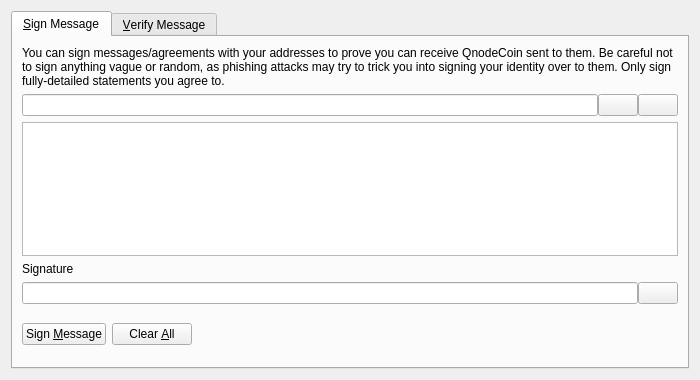
<?xml version="1.0" encoding="UTF-8"?>
<ui version="4.0">
 <class>SignVerifyMessageDialog</class>
 <widget class="QDialog" name="SignVerifyMessageDialog">
  <property name="geometry">
   <rect>
    <x>0</x>
    <y>0</y>
    <width>700</width>
    <height>380</height>
   </rect>
  </property>
  <property name="windowTitle">
   <string>Signatures - Sign / Verify a Message</string>
  </property>
  <property name="modal">
   <bool>true</bool>
  </property>
  <layout class="QVBoxLayout" name="verticalLayout">
   <item>
    <widget class="QTabWidget" name="tabWidget">
     <property name="currentIndex">
      <number>0</number>
     </property>
     <widget class="QWidget" name="tabSignMessage">
      <attribute name="title">
       <string>&amp;Sign Message</string>
      </attribute>
      <layout class="QVBoxLayout" name="verticalLayout_SM">
       <item>
        <widget class="QLabel" name="infoLabel_SM">
         <property name="text">
          <string>You can sign messages/agreements with your addresses to prove you can receive QnodeCoin sent to them. Be careful not to sign anything vague or random, as phishing attacks may try to trick you into signing your identity over to them. Only sign fully-detailed statements you agree to.</string>
         </property>
         <property name="textFormat">
          <enum>Qt::PlainText</enum>
         </property>
         <property name="wordWrap">
          <bool>true</bool>
         </property>
        </widget>
       </item>
       <item>
        <layout class="QHBoxLayout" name="horizontalLayout_1_SM">
         <property name="spacing">
          <number>0</number>
         </property>
         <item>
          <widget class="QValidatedLineEdit" name="addressIn_SM">
           <property name="toolTip">
            <string>The QnodeCoin address to sign the message with</string>
           </property>
          </widget>
         </item>
         <item>
          <widget class="QPushButton" name="addressBookButton_SM">
           <property name="toolTip">
            <string>Choose previously used address</string>
           </property>
           <property name="text">
            <string/>
           </property>
           <property name="shortcut">
            <string>Alt+A</string>
           </property>
           <property name="autoDefault">
            <bool>false</bool>
           </property>
          </widget>
         </item>
         <item>
          <widget class="QPushButton" name="pasteButton_SM">
           <property name="toolTip">
            <string>Paste address from clipboard</string>
           </property>
           <property name="text">
            <string/>
           </property>
           <property name="shortcut">
            <string>Alt+P</string>
           </property>
           <property name="autoDefault">
            <bool>false</bool>
           </property>
          </widget>
         </item>
        </layout>
       </item>
       <item>
        <widget class="QPlainTextEdit" name="messageIn_SM">
         <property name="toolTip">
          <string>Enter the message you want to sign here</string>
         </property>
        </widget>
       </item>
       <item>
        <widget class="QLabel" name="signatureLabel_SM">
         <property name="text">
          <string>Signature</string>
         </property>
         <property name="textFormat">
          <enum>Qt::PlainText</enum>
         </property>
        </widget>
       </item>
       <item>
        <layout class="QHBoxLayout" name="horizontalLayout_2_SM">
         <property name="spacing">
          <number>0</number>
         </property>
         <item>
          <widget class="QLineEdit" name="signatureOut_SM">
           <property name="font">
            <font>
             <italic>true</italic>
            </font>
           </property>
           <property name="readOnly">
            <bool>true</bool>
           </property>
          </widget>
         </item>
         <item>
          <widget class="QPushButton" name="copySignatureButton_SM">
           <property name="toolTip">
            <string>Copy the current signature to the system clipboard</string>
           </property>
           <property name="text">
            <string/>
           </property>
           <property name="autoDefault">
            <bool>false</bool>
           </property>
          </widget>
         </item>
        </layout>
       </item>
       <item>
        <layout class="QHBoxLayout" name="horizontalLayout_3_SM">
         <item>
          <widget class="QPushButton" name="signMessageButton_SM">
           <property name="toolTip">
            <string>Sign the message to prove you own this QnodeCoin address</string>
           </property>
           <property name="text">
            <string>Sign &amp;Message</string>
           </property>
           <property name="autoDefault">
            <bool>false</bool>
           </property>
          </widget>
         </item>
         <item>
          <widget class="QPushButton" name="clearButton_SM">
           <property name="toolTip">
            <string>Reset all sign message fields</string>
           </property>
           <property name="text">
            <string>Clear &amp;All</string>
           </property>
           <property name="autoDefault">
            <bool>false</bool>
           </property>
          </widget>
         </item>
         <item>
          <spacer name="horizontalSpacer_1_SM">
           <property name="orientation">
            <enum>Qt::Horizontal</enum>
           </property>
           <property name="sizeHint" stdset="0">
            <size>
             <width>40</width>
             <height>48</height>
            </size>
           </property>
          </spacer>
         </item>
         <item>
          <widget class="QLabel" name="statusLabel_SM">
           <property name="font">
            <font>
             <weight>75</weight>
             <bold>true</bold>
            </font>
           </property>
           <property name="text">
            <string/>
           </property>
           <property name="wordWrap">
            <bool>true</bool>
           </property>
          </widget>
         </item>
         <item>
          <spacer name="horizontalSpacer_2_SM">
           <property name="orientation">
            <enum>Qt::Horizontal</enum>
           </property>
           <property name="sizeHint" stdset="0">
            <size>
             <width>40</width>
             <height>48</height>
            </size>
           </property>
          </spacer>
         </item>
        </layout>
       </item>
      </layout>
     </widget>
     <widget class="QWidget" name="tabVerifyMessage">
      <attribute name="title">
       <string>&amp;Verify Message</string>
      </attribute>
      <layout class="QVBoxLayout" name="verticalLayout_VM">
       <item>
        <widget class="QLabel" name="infoLabel_VM">
         <property name="text">
          <string>Enter the receiver's address, message (ensure you copy line breaks, spaces, tabs, etc. exactly) and signature below to verify the message. Be careful not to read more into the signature than what is in the signed message itself, to avoid being tricked by a man-in-the-middle attack. Note that this only proves the signing party receives with the address, it cannot prove sendership of any transaction!</string>
         </property>
         <property name="textFormat">
          <enum>Qt::PlainText</enum>
         </property>
         <property name="alignment">
          <set>Qt::AlignLeading|Qt::AlignLeft|Qt::AlignTop</set>
         </property>
         <property name="wordWrap">
          <bool>true</bool>
         </property>
        </widget>
       </item>
       <item>
        <layout class="QHBoxLayout" name="horizontalLayout_1_VM">
         <property name="spacing">
          <number>0</number>
         </property>
         <item>
          <widget class="QValidatedLineEdit" name="addressIn_VM">
           <property name="toolTip">
            <string>The QnodeCoin address the message was signed with</string>
           </property>
          </widget>
         </item>
         <item>
          <widget class="QPushButton" name="addressBookButton_VM">
           <property name="toolTip">
            <string>Choose previously used address</string>
           </property>
           <property name="text">
            <string/>
           </property>
           <property name="shortcut">
            <string>Alt+A</string>
           </property>
           <property name="autoDefault">
            <bool>false</bool>
           </property>
          </widget>
         </item>
        </layout>
       </item>
       <item>
        <widget class="QPlainTextEdit" name="messageIn_VM"/>
       </item>
       <item>
        <widget class="QValidatedLineEdit" name="signatureIn_VM"/>
       </item>
       <item>
        <layout class="QHBoxLayout" name="horizontalLayout_2_VM">
         <item>
          <widget class="QPushButton" name="verifyMessageButton_VM">
           <property name="toolTip">
            <string>Verify the message to ensure it was signed with the specified QnodeCoin address</string>
           </property>
           <property name="text">
            <string>Verify &amp;Message</string>
           </property>
           <property name="autoDefault">
            <bool>false</bool>
           </property>
          </widget>
         </item>
         <item>
          <widget class="QPushButton" name="clearButton_VM">
           <property name="toolTip">
            <string>Reset all verify message fields</string>
           </property>
           <property name="text">
            <string>Clear &amp;All</string>
           </property>
           <property name="autoDefault">
            <bool>false</bool>
           </property>
          </widget>
         </item>
         <item>
          <spacer name="horizontalSpacer_1_VM">
           <property name="orientation">
            <enum>Qt::Horizontal</enum>
           </property>
           <property name="sizeHint" stdset="0">
            <size>
             <width>40</width>
             <height>48</height>
            </size>
           </property>
          </spacer>
         </item>
         <item>
          <widget class="QLabel" name="statusLabel_VM">
           <property name="font">
            <font>
             <weight>75</weight>
             <bold>true</bold>
            </font>
           </property>
           <property name="text">
            <string/>
           </property>
           <property name="wordWrap">
            <bool>true</bool>
           </property>
          </widget>
         </item>
         <item>
          <spacer name="horizontalSpacer_2_VM">
           <property name="orientation">
            <enum>Qt::Horizontal</enum>
           </property>
           <property name="sizeHint" stdset="0">
            <size>
             <width>40</width>
             <height>48</height>
            </size>
           </property>
          </spacer>
         </item>
        </layout>
       </item>
      </layout>
     </widget>
    </widget>
   </item>
  </layout>
 </widget>
 <customwidgets>
  <customwidget>
   <class>QValidatedLineEdit</class>
   <extends>QLineEdit</extends>
   <header>qvalidatedlineedit.h</header>
  </customwidget>
 </customwidgets>
 <resources>
  <include location="../qnodecoin.qrc"/>
 </resources>
 <connections/>
</ui>
